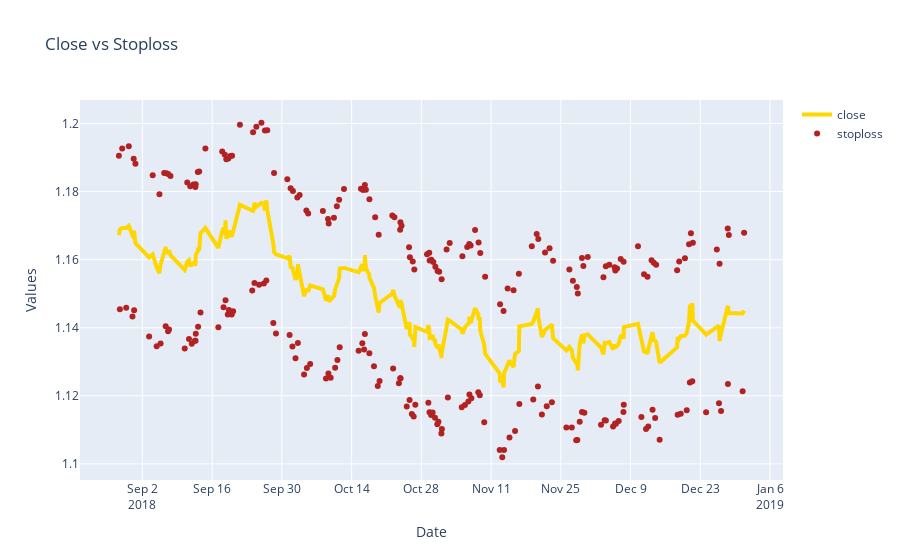

Notebook code cell kept with this figure:
### Code cell
# SL
fig = go.Figure()
fig.add_trace(go.Scatter(x=earnings_df_ma['time'], y=earnings_df_ma['close'],
                    mode='lines',
                    name='close',
                    line=dict(color='gold', width=4)))

fig.add_trace(go.Scatter(x=earnings_df_ma['time'], y=earnings_df_ma['Stoploss'],
                    mode='markers', name='stoploss',
                    line=dict(color='firebrick', width=3)))
# Edit the layout
fig.update_layout(title='Close vs Stoploss',
                   xaxis_title='Date',
                   yaxis_title='Values')

fig.show()

### Figure 1 — Plotly figure (JSON) as saved in the notebook; plotly's stock layout.template omitted (floating-point values rounded to 4 significant figures; data arrays with more than 128 entries replaced by an {"elided": "..."} marker saying what was removed)
{"data": [{"line": {"color": "gold", "width": 4}, "mode": "lines", "name": "close", "type": "scatter", "x": {"elided": "247 str values"}, "y": {"elided": "247 float values"}}, {"line": {"color": "firebrick", "width": 3}, "mode": "markers", "name": "stoploss", "type": "scatter", "x": {"elided": "247 str values"}, "y": {"elided": "247 float values"}}], "layout": {"title": {"text": "Close vs Stoploss"}, "xaxis": {"title": {"text": "Date"}}, "yaxis": {"title": {"text": "Values"}}}}
